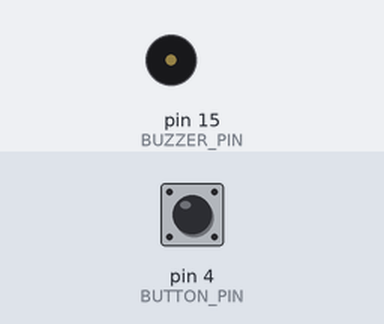
The sketch below on a simulated Arduino Uno, built with avr-gcc and run on an emulated ATmega328P. On the bench: buzzer (waves = sounding). The test bench sets the inputs (shaded band); at power-on: pin 4 (BUTTON_PIN) HIGH.

Above: at 1.2 s.
1.3 s: pin 4 (BUTTON_PIN) pulled LOW for 0.15 s
At 2.6 s:
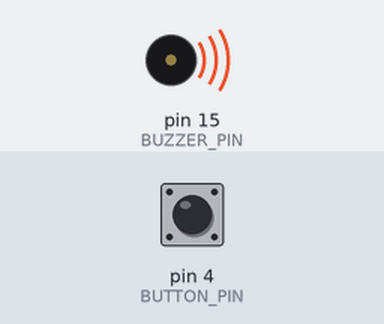
3.0 s: pin 4 (BUTTON_PIN) pulled LOW for 1 s
5.7 s: pin 4 (BUTTON_PIN) pulled LOW for 3.2 s
At 10.1 s:
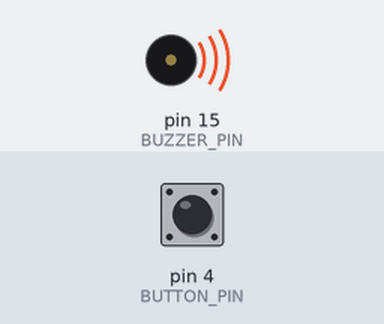
Timing chart, 0 to 16.4 s (numbered marks = the images above; inputs shaded):
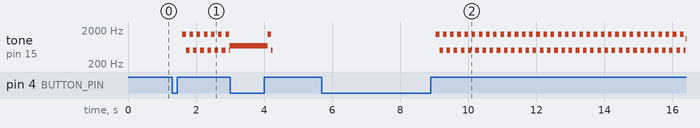

The sketch:

codigo.ino
```cpp
// ==========================================
// 1. DECLARACION DE VARIABLES Y PINES
// ==========================================

// Se declaran las constantes que indican los pines
// donde estan conectados el boton y el buzzer.
const int BUTTON_PIN = 4;
const int BUZZER_PIN = 15;

// Variable que indica si el buzzer esta activo.
// Comienza en true, por lo tanto, la sirena inicia encendida.
bool buzzerActivo = true;

// Guarda el estado anterior del boton para detectar
// cuando se produce un cambio en su estado.
bool ultimoEstadoBoton = LOW;


// ==========================================
// 2. CONFIGURACION INICIAL - SETUP()
// ==========================================

void setup() {

  // Configura el pin del boton como entrada con
  // resistencia pull-up interna.
  pinMode(BUTTON_PIN, INPUT_PULLUP);

  // Configura el pin del buzzer como salida.
  pinMode(BUZZER_PIN, OUTPUT);

  // Inicia la comunicacion serial a 115200 baudios.
  Serial.begin(115200);
}


// ==========================================
// 3. LOGICA PRINCIPAL - LOOP()
// ==========================================

void loop() {

  // Lee el estado actual del boton.
  int estadoBotonActual = digitalRead(BUTTON_PIN);

  // Detecta el cambio de estado del boton.
  // Si se cumple la condicion, cambia el estado del buzzer.
  if (ultimoEstadoBoton == LOW && estadoBotonActual == HIGH) {

    // Invierte el estado: si estaba activo, lo desactiva
    // y si estaba desactivado, lo activa.
    buzzerActivo = !buzzerActivo;

    // Pequeña pausa para evitar rebotes del boton.
    delay(50);
  }

  // Guarda el estado actual para compararlo
  // con el estado del boton en la siguiente iteracion.
  ultimoEstadoBoton = estadoBotonActual;


  // Verifica si el buzzer debe estar encendido o apagado.
  if (buzzerActivo == false) {

    // Detiene la reproduccion del sonido.
    noTone(BUZZER_PIN);

  }
  else {

    // Si el buzzer esta activo, comienza a reproducir
    // una sirena aumentando progresivamente la frecuencia.

    // Primer recorrido: aumenta la frecuencia desde 500 Hz hasta 1500 Hz.
    for (int freq = 500; freq <= 1500; freq += 50) {

      // Si se presiona el boton, interrumpe el recorrido.
      if (digitalRead(BUTTON_PIN) == LOW) break;

      // Genera un sonido con la frecuencia correspondiente.
      tone(BUZZER_PIN, freq);

      // Pequeña pausa entre cada cambio de frecuencia.
      delay(5);
    }

    // Segundo recorrido: disminuye la frecuencia desde 1500 Hz hasta 500 Hz.
    for (int freq = 1500; freq >= 500; freq -= 50) {

      // Si se presiona el boton, interrumpe el recorrido.
      if (digitalRead(BUTTON_PIN) == LOW) break;

      // Genera un sonido con la frecuencia correspondiente.
      tone(BUZZER_PIN, freq);

      // Pequeña pausa entre cada cambio de frecuencia.
      delay(5);
    }
  }
}
```

Measured:
- after the input at 1.3 s, tone on pin 15 (BUZZER_PIN): plays 1500 Hz for 0.11 s, 500 Hz for 0.11 s, 1500 Hz for 0.11 s, 500 Hz for 0.11 s, 1500 Hz for 0.11 s, 500 Hz for 0.11 s … (15 notes in this stretch), starting after 0.30 s
- after the input at 5.7 s, tone on pin 15 (BUZZER_PIN): plays 1500 Hz for 0.11 s, 500 Hz for 0.11 s, 1500 Hz for 0.11 s, 500 Hz for 0.11 s, 1500 Hz for 0.11 s, 500 Hz for 0.11 s … (71 notes in this stretch), starting after 3.4 s
